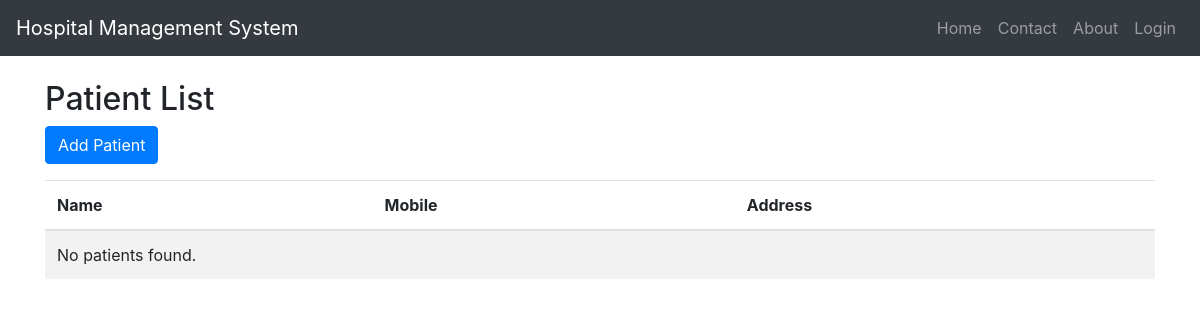
The app's page /patients/, older data.
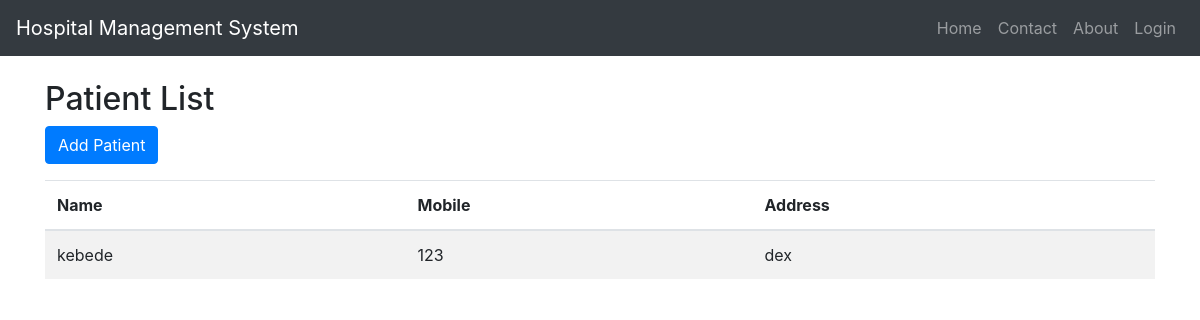
The same page, newer data.
### hospital/models.py (models this page shows, shortened)
class Patient(models.Model):
    GENDER_CHOICES = [
        ('Male', 'Male'),
        ('Female', 'Female'),
        ('Other', 'Other'),
    ]
    name = models.CharField(max_length=50)
    gender = models.CharField(max_length=10, choices=GENDER_CHOICES)
    mobile = models.CharField(max_length=15, null=True, blank=True)
    address = models.TextField()
    class Meta:
        verbose_name = "Patient"
        verbose_name_plural = "Patients"

### hospital/views.py (the view)
# urls.py: path('patients/', views.patient_list, name='patient_list'),
def patient_list(request):
    patients = Patient.objects.all()
    return render(request, 'patient_list.html', {'patients': patients})

### hospital/templates/patient_list.html
{% extends 'base.html' %}
{% block content %}
<h2>Patient List</h2>
<a href="{% url 'patient_create' %}" class="btn btn-primary mb-3">Add Patient</a>
<table class="table table-striped">
    <thead>
        <tr>
            <th>Name</th>
            <th>Mobile</th>
            <th>Address</th>
        </tr>
    </thead>
    <tbody>
        {% for patient in patients %}
            <tr>
                <td>{{ patient.name }}</td>
                <td>{{ patient.mobile }}</td>
                <td>{{ patient.address }}</td>
            </tr>
        {% empty %}
            <tr><td colspan="3">No patients found.</td></tr>
        {% endfor %}
    </tbody>
</table>
{% endblock %}

Row changes from the older to the newer data that the page shows:
added Patient: name "kebede", mobile "123", address "dex"
Text that changed along with them:
text no longer shown: "No patients found."
